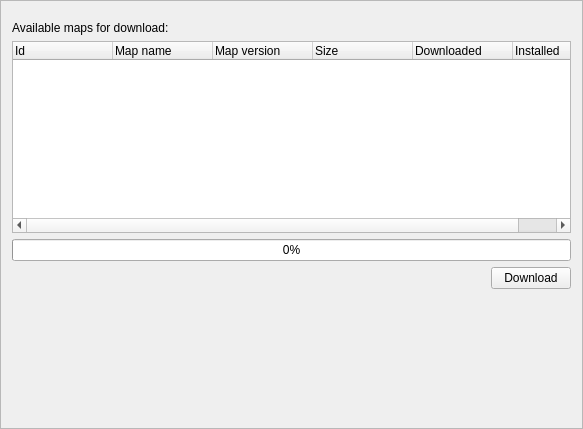
<?xml version="1.0" encoding="UTF-8"?>
<ui version="4.0">
 <class>MapDownloadFrame</class>
 <widget class="QFrame" name="MapDownloadFrame">
  <property name="geometry">
   <rect>
    <x>0</x>
    <y>0</y>
    <width>583</width>
    <height>429</height>
   </rect>
  </property>
  <property name="windowTitle">
   <string>Frame</string>
  </property>
  <property name="frameShape">
   <enum>QFrame::StyledPanel</enum>
  </property>
  <property name="frameShadow">
   <enum>QFrame::Raised</enum>
  </property>
  <layout class="QVBoxLayout" name="verticalLayout">
   <property name="topMargin">
    <number>20</number>
   </property>
   <item>
    <widget class="QLabel" name="header">
     <property name="text">
      <string>Available maps for download:</string>
     </property>
    </widget>
   </item>
   <item>
    <widget class="QTreeWidget" name="mapsList">
     <column>
      <property name="text">
       <string>Id</string>
      </property>
     </column>
     <column>
      <property name="text">
       <string>Map name</string>
      </property>
     </column>
     <column>
      <property name="text">
       <string notr="true">Map version</string>
      </property>
     </column>
     <column>
      <property name="text">
       <string>Size</string>
      </property>
     </column>
     <column>
      <property name="text">
       <string>Downloaded</string>
      </property>
     </column>
     <column>
      <property name="text">
       <string>Installed</string>
      </property>
     </column>
    </widget>
   </item>
   <item>
    <widget class="QProgressBar" name="downloadProgress">
     <property name="value">
      <number>0</number>
     </property>
    </widget>
   </item>
   <item>
    <layout class="QHBoxLayout" name="horizontalLayout">
     <item>
      <spacer name="horizontalSpacer">
       <property name="orientation">
        <enum>Qt::Horizontal</enum>
       </property>
       <property name="sizeHint" stdset="0">
        <size>
         <width>40</width>
         <height>20</height>
        </size>
       </property>
      </spacer>
     </item>
     <item>
      <widget class="QPushButton" name="downloadBtn">
       <property name="text">
        <string>Download</string>
       </property>
      </widget>
     </item>
    </layout>
   </item>
   <item>
    <spacer name="verticalSpacer">
     <property name="orientation">
      <enum>Qt::Vertical</enum>
     </property>
     <property name="sizeHint" stdset="0">
      <size>
       <width>20</width>
       <height>40</height>
      </size>
     </property>
    </spacer>
   </item>
  </layout>
 </widget>
 <resources/>
 <connections/>
</ui>
